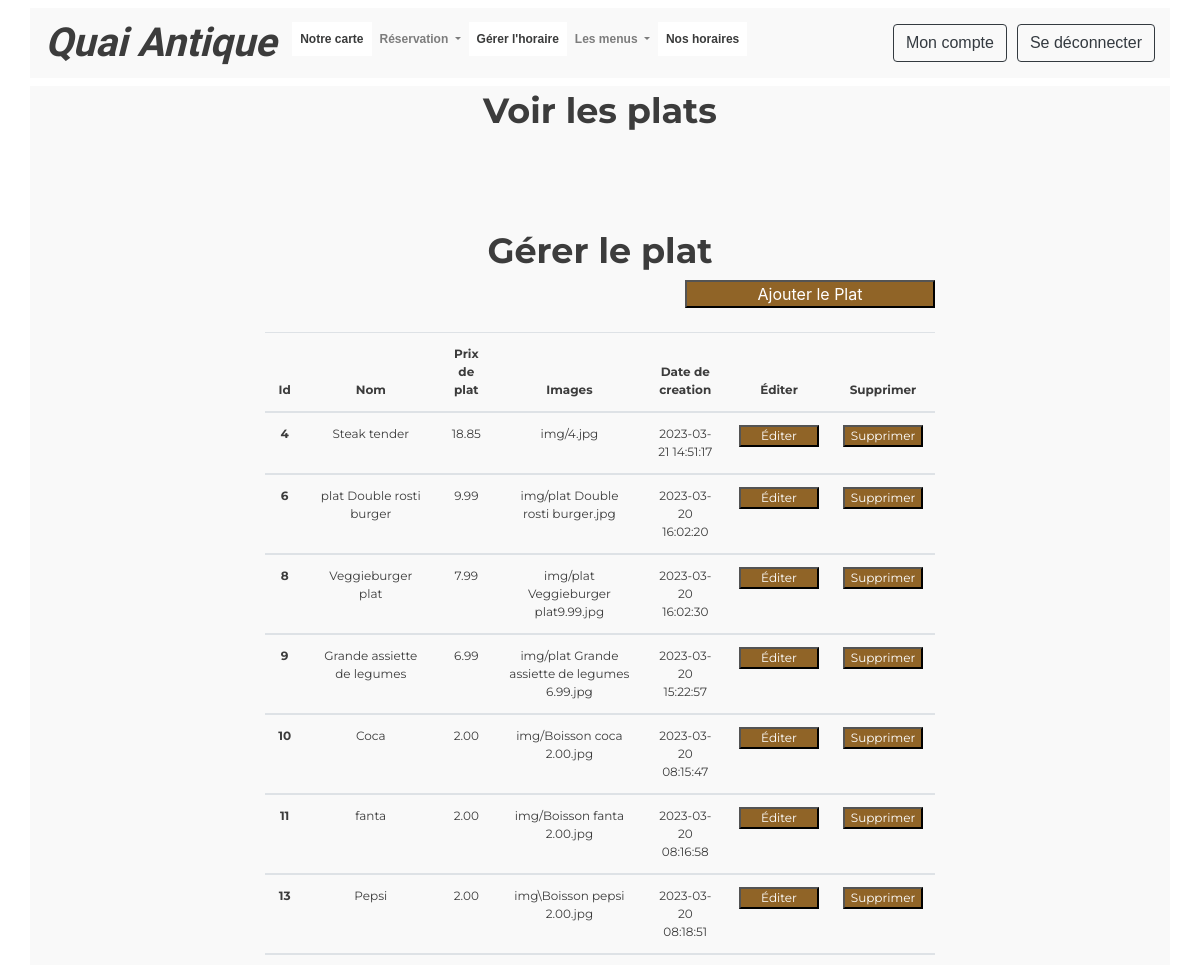
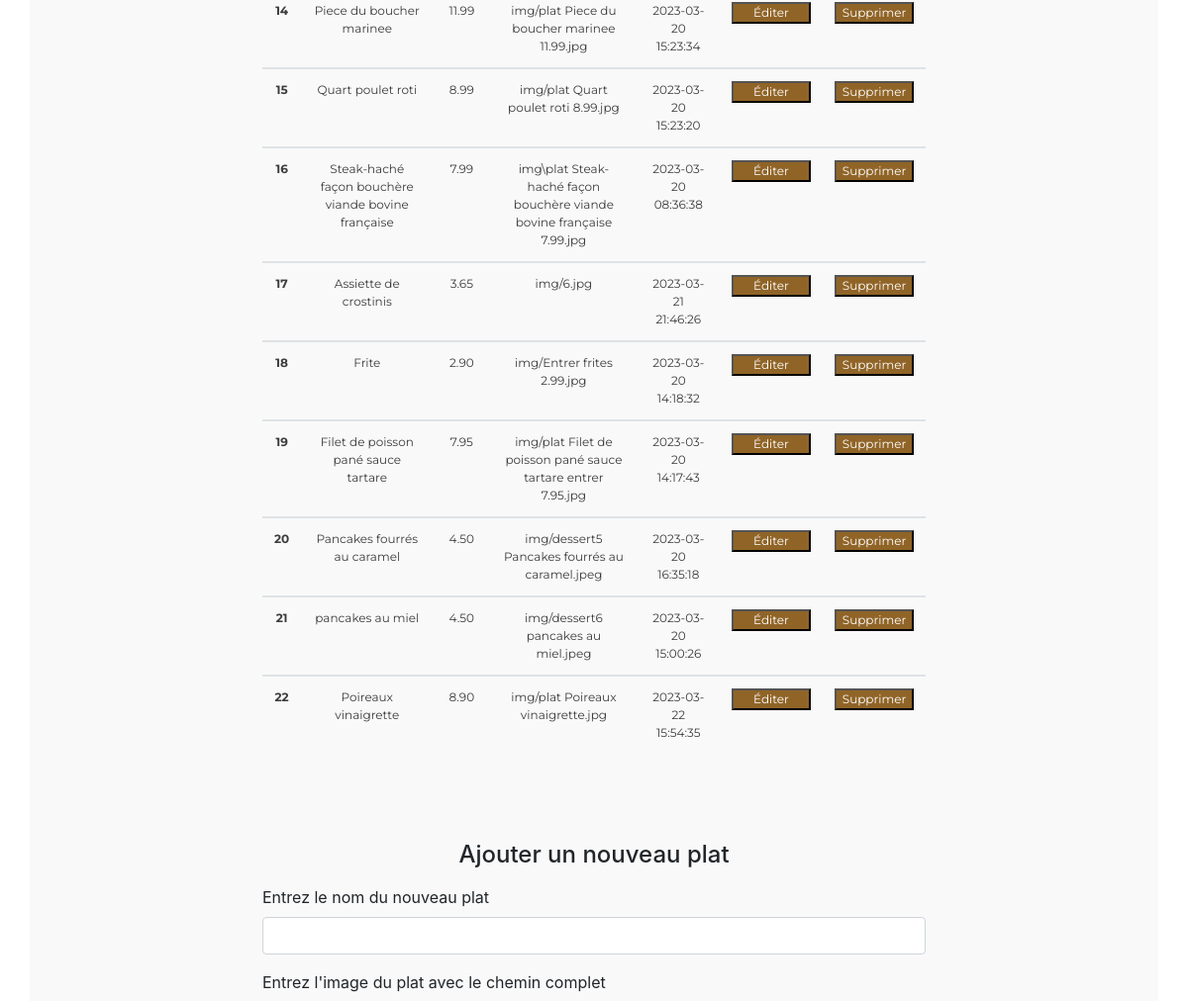
The page /view_food.php (signed in, upper part) on the database as committed earlier (2 pictures, top to bottom).
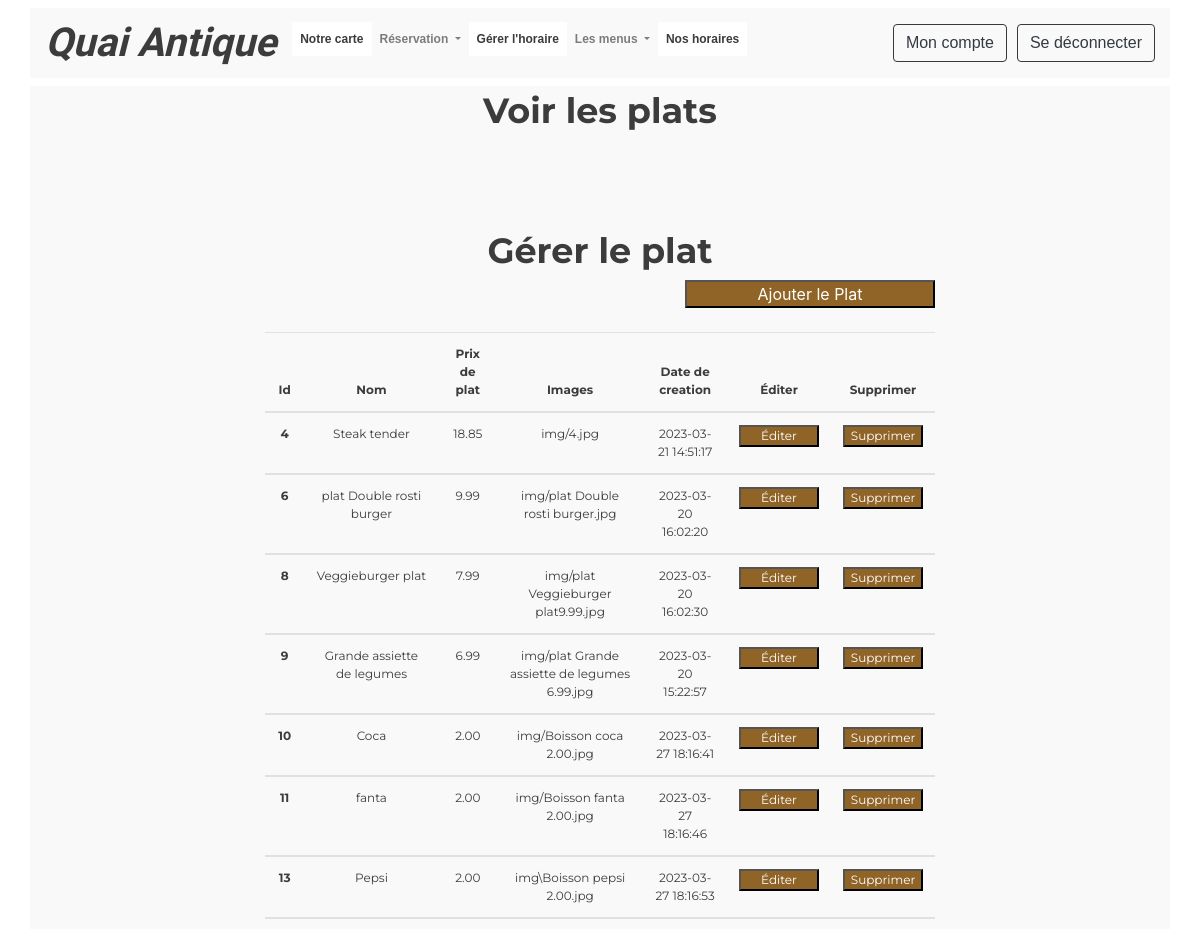
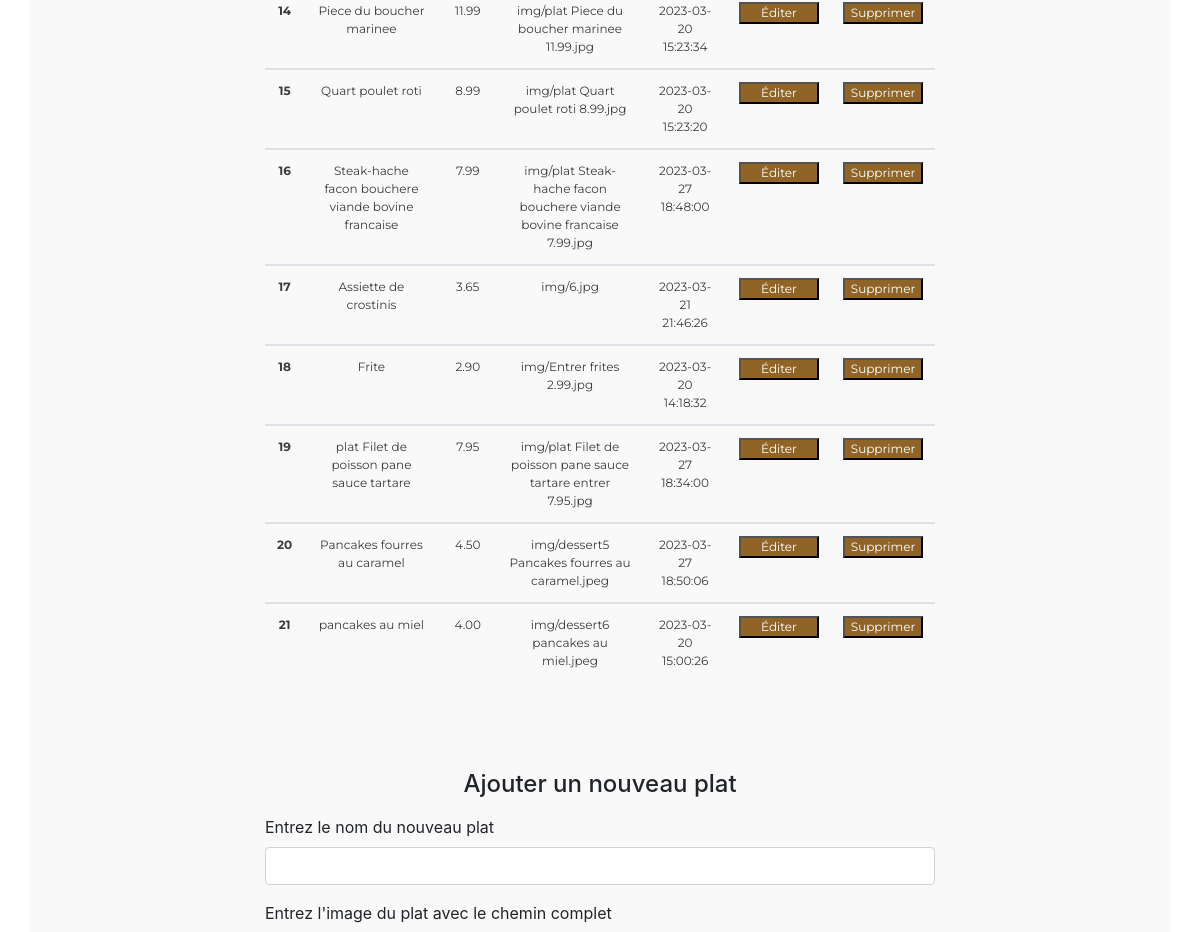
The same page on the database as committed later (2 pictures, top to bottom).
### tables this page shows
CREATE TABLE `foods` (
  `Id` int(11) NOT NULL,
  `name` varchar(200) NOT NULL,
  `price` decimal(10,2) NOT NULL,
  `creationdate` timestamp NOT NULL DEFAULT CURRENT_TIMESTAMP,
  `image` varchar(200) NOT NULL,
  `signature` tinyint(1) DEFAULT NULL,
  `category_id` int(11) DEFAULT NULL
);

### manage.food.inc.php (the view, shortened to what the changed rows need)
<?php
    require 'includes/dbh.inc.php';
echo '
<div class="container"><br><br>
    <h3 class="text-center menuTitle"><br>Gérer le plat</h3>
    <div class="col-md-8 offset-md-2"> ';
    echo" <div style='text-align: right;'><button class='foodaddbutton' type='button'><a href='#foodform'>Ajouter le Plat</button></a></div><br>";
    if(isset($_SESSION['role']) ){$role=($_SESSION['role']);};
    if( (isset($_SESSION['user_id']) && (isset($_SESSION['role']))  )) {
        if($role==2){
            $sql = "SELECT * FROM foods";
            $result = $conn->query($sql);
            if ($result->num_rows > 0) {
                echo'
                <table class="table table-hover table-responsive-sm text-center">
                    <thead>
                        <tr>
                            <th scope="col" class="schedulehour">Id</th>
                            <th scope="col" class="schedulehour">Nom </th>
                            <th scope="col" class="schedulehour">Prix de plat</th>
                            <th scope="col" class="schedulehour">Images</th>
                            <th scope="col" class="schedulehour">Date de creation</th>
                            <th scope="col" class="schedulehour">Éditer</th>
                            <th scope="col" class="schedulehour">Supprimer</th>
                        </tr>
                    </thead> ';
                while($row = $result->fetch_assoc()) {
                    echo"
                    <tbody>
                        <tr>
                            <th scope='row' class='schedulehour'>".$row["Id"]."</th>
                            <td class='schedulehour'>".$row["name"]."</td>
                            <td class='schedulehour'>".$row["price"]."</td>
                            <td class='schedulehour'>".$row["image"]."</td>
                            <td class='schedulehour'>".$row["creationdate"]."</td>
                            <td class='schedulehour'>
                                <button class='reservupdatebutton' type='button'><a href=edit.food.inc.php?foodedit-submit=1&food_id=".$row["Id"]."&signature=".$row["signature"]."&action=update>Éditer
                                </button>
                            </td>
                            <td class='schedulehour'>
                                <button class='reservupdatebutton' type='button'><a href=includes\delete.php?fooddelete-submit=1&food_id=".$row["Id"]."&action=delete  onclick='return confirm('Etes-vous sûr que vous voulez supprimer?')'>Supprimer
                                </button>
                            </td>
                        </tr>
                    </tbody>";
                }
                echo "</table>";
            }
            else {
                echo "<p class='text-white text-center bg-danger'>Votre liste de réservation est vide !<p>";
            }
        }
    }
    if(isset($_SESSION['user_id'])){
        if($_SESSION['role']==2){
            if( isset($_POST['submit-addmenu'] ) ){
                echo '<h5 class="bg-danger text-center">Le nom du bouton "submit-addfood" est cliqué</h5>';
            } else {
                echo'   <div id="foodform"></div><br><br><br>
                <div class="menu-form">
                    <form action="includes\food.inc.php" id="foodform" method="post">
                        <div class="form-group">
                            <h4>Ajouter un nouveau plat</h4>
                        </div>
                        <div class="form-group">
                            <label>Entrez le nom du nouveau plat</label>
                            <input type="text" class="form-control" name="foodname" id="foodname" required="required">
                        </div>
                        <div class="form-group">
                            <label>Entrez l\'image du plat avec le chemin complet</label>
                            <input type="text" class="form-control" name="foodimage" id="foodimage" required="required">
                        </div>
                        <div class="form-group">
                            <label for="foodprice">Prix du plat</label>
                            <input type="number" class="form-control" name="foodprice" id="foodprice" step="any" required="required">
                        </div>
                        <div class="form-group">
                            <label for="categoryoptions" class="form-label">Choisissez une catégorie</label>';
                            echo '<select class="form-control" id="categoryoptions" name="foodcategory">
                                <option selected>Sélectionner un catégorie</option>';
                            echo '</select>
                        </div>
                        <div class="form-group">
                            <label class="form-check-label" >Voulez vous ajouter l\'image de plat sur le favori ?&nbsp;&nbsp;&nbsp;&nbsp;&nbsp;&nbsp;&nbsp;&nbsp;      </label>
                            <input type="checkbox" class="form-check-input" name="foodsignature" id="foodsignature" style="margin : right;";>
                        </div>
                        <div class="form-group">
                            <button type="submit" name="submit-addfood" id="submit-addfood" class="btn btn-dark btn-lg btn-block">Ajouter le plat</button>
                        </div>
                    </form>
                    <br><br>
                </div>';
            }
        }
        else {
            echo '<p class="text-center"><br>Vous n\'avez aucune autorisation<br><br></p>';
        }
    }
?>
    </div>
</div>
<br><br>

Rows that differ between the two databases and show on the page:
removed foods: Id "22", name "Poireaux vinaigrette", price "8.90", image "img/plat Poireaux vinaigrette.jpg", creationdate "2023-03-22 15:54:35"
changed foods "Coca": creationdate "2023-03-20 08:15:47" → "2023-03-27 18:16:41"
changed foods "fanta": creationdate "2023-03-20 08:16:58" → "2023-03-27 18:16:46"
changed foods "Pepsi": creationdate "2023-03-20 08:18:51" → "2023-03-27 18:16:53"
changed foods id 16: name "Steak-haché façon bouchère viande bovine française" → "Steak-hache facon bouchere viande bovine francaise"; image "img\\plat Steak-haché façon bouchère viande bovine française 7.99.jpg" → "img/plat Steak-hache facon bouchere viande bovine francaise 7.99.jpg"; creationdate "2023-03-20 08:36:38" → "2023-03-27 18:48:00"
changed foods id 19: name "Filet de poisson pané sauce tartare" → "plat Filet de poisson pane sauce tartare"; image "img/plat Filet de poisson pané sauce tartare entrer 7.95.jpg" → "img/plat Filet de poisson pane sauce tartare entrer 7.95.jpg"; creationdate "2023-03-20 14:17:43" → "2023-03-27 18:34:00"
changed foods id 20: name "Pancakes fourrés au caramel" → "Pancakes fourres au caramel"; image "img/dessert5 Pancakes fourrés au caramel.jpeg" → "img/dessert5 Pancakes fourres au caramel.jpeg"; creationdate "2023-03-20 16:35:18" → "2023-03-27 18:50:06"
changed foods "pancakes au miel": price "4.50" → "4.00"
